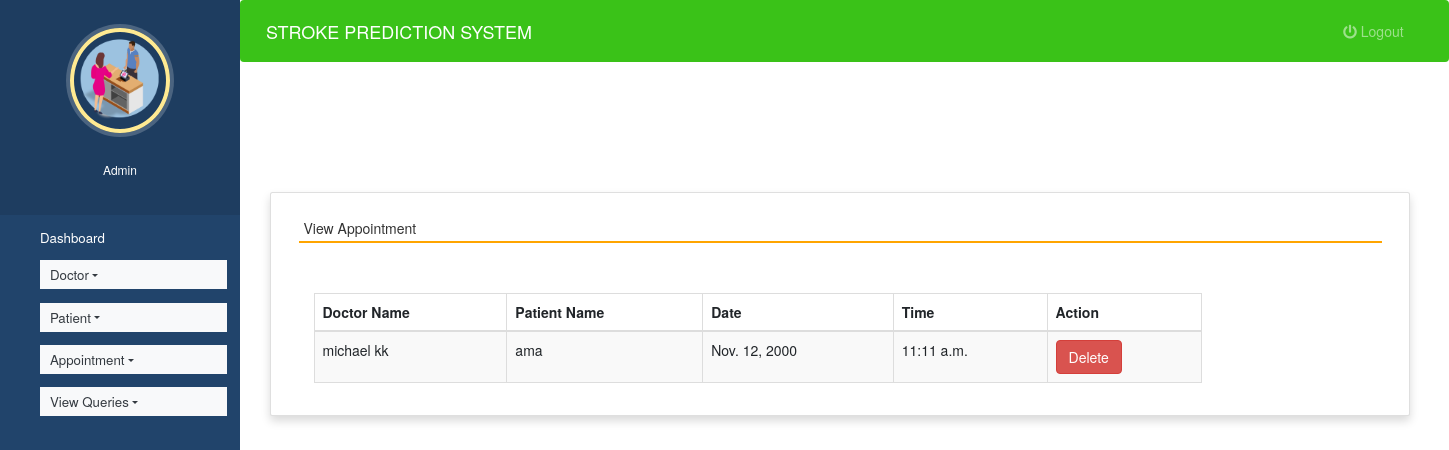
Screenshot of /view_appointment (signed in) with the database file from the repository.
### hospitals/models.py (models this page shows, shortened)
class Appointment(models.Model):
    doctor = models.ForeignKey(Doctor,on_delete=models.CASCADE)
    patient = models.ForeignKey(Patient, on_delete=models.CASCADE)
    date1 = models.DateField()
    time1 = models.TimeField()

class Doctor(models.Model):
    name = models.CharField(max_length=50)
    mobile = models.IntegerField()
    special = models.CharField(max_length=50)
    def __str__(self):
       return self.name;

class Patient(models.Model):
    name = models.CharField(max_length=50)
    gender = models.CharField(max_length=10)
    mobile = models.IntegerField(null=True)
    address = models.CharField(max_length=50)
    def __str__(self):
       return self.name;

### hospitals/views.py (the view)
# urls.py: path('view_appointment', view_appointment, name='view_appointment'),
def view_appointment(request):
    if not request.user.is_staff:
        return redirect('login')
    appointment = Appointment.objects.all()
    d = {'appointment':appointment}
    return render(request,'view_appointment.html', d)

### hospitals/templates/view_appointment.html (shortened to what this page needs)
{% extends 'admin_nav.html' %}
{% load static %}
{% block content %}
<link rel="stylesheet" href="https://maxcdn.bootstrapcdn.com/bootstrap/3.4.1/css/bootstrap.min.css">
  <link rel="stylesheet" href="https://cdnjs.cloudflare.com/ajax/libs/font-awesome/4.7.0/css/font-awesome.min.css">
  <link rel="stylesheet" href="https://use.fontawesome.com/releases/v5.6.3/css/all.css">
<br><br><br><br>
<div class="container card shadow m-5">
    <div class="card-body">
        <h5 class="p-2" style="border-bottom: 2px solid orange">View Appointment</h5>
		<div class="container mt-5">
		<table id="example" class="table table-striped table-bordered table-sm" style="width:80%">
			<thead>
				<tr>
					<th>Doctor Name</th>
					<th>Patient Name</th>
                    <th>Date</th>
					<th>Time</th>
					<th>Action</th>
				</tr>
			</thead>
			<tbody>
            {% for i in appointment %}
			<tr>
				<td>{{i.doctor}}</td>
				<td>{{i.patient}}</td>
				<td>{{i.date1}}</td>
				<td>{{i.time1}}</td>
				<td><a href="{% url 'delete_appointment' i.id %}" onclick="return confirm('Are you ready to delete this record ?')" class="btn btn-danger">Delete</a></td>
			</tr>
			{% endfor %}
			</tbody>
		</table>
	 </div>
	</div>
</div>
{% endblock content %}

### hospitals/static/style.css (style rules this page uses)
body { padding-left: 240px; }

### hospitals/templates/admin_nav.html (style rules this page uses)
a:link { text-decoration: none; }
a { color: white; }
body { padding-left: 240px; }

### rows the page displays
Appointment: doctor "michael kk", patient "ama", date1 "Nov. 12, 2000", time1 "11:11 a.m."
